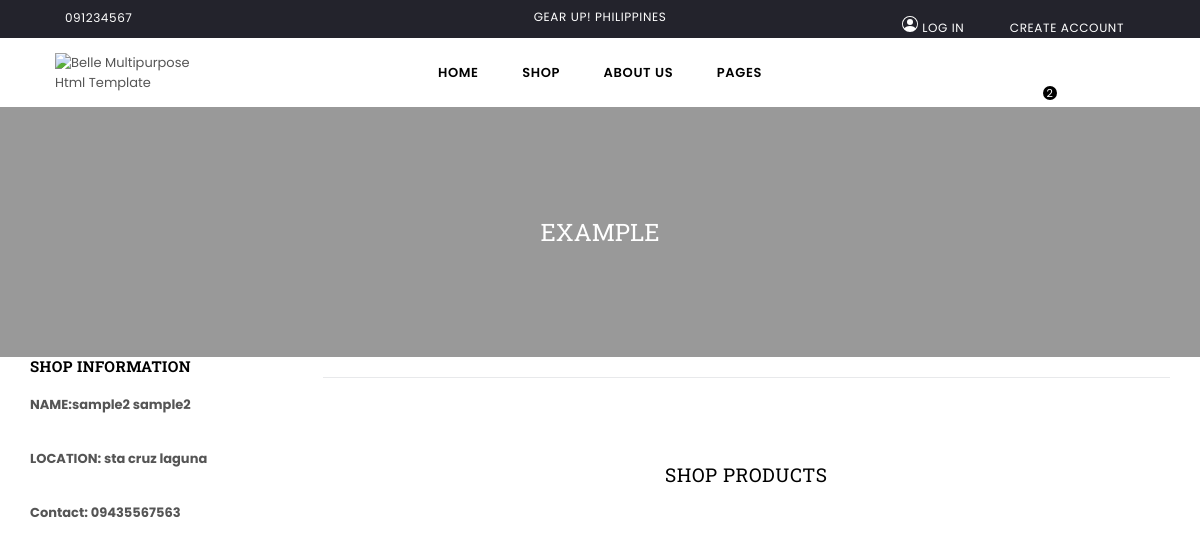
/view_shop/589d453003 (signed in), run on the app's committed database.
### tables this page shows
CREATE TABLE "seller_account" (
	"id"	INTEGER,
	"first_name"	TEXT,
	"last_name"	TEXT,
	"email"	TEXT,
	"password"	TEXT,
	"role"	TEXT,
	"shop_name"	TEXT,
	"location"	TEXT,
	"phone_number"	TEXT,
	"session_id"	TEXT,
	"image_filename"	TEXT,
	"shop_id"	TEXT,
	"wallet_balance"	REAL,
	PRIMARY KEY("id" AUTOINCREMENT)
);

### app.py (the view)
@app.route('/view_shop/<shop_id>', methods=['GET', 'POST'])
def view_shop(shop_id):
    conn = get_db_connection()
    cursor = conn.cursor()
    cursor.execute('SELECT * FROM seller_account WHERE shop_id = ?', (shop_id,))
    seller = cursor.fetchone()
    if seller:
        shop_name = seller[6]  # Accessing the first tuple in the list
        contact = seller[8]
        banner = seller[10]
        first = seller[1]
        last = seller[2]
        location = seller[7]
        image_filename = seller[10]  # Assuming 'image_filename' is at index 10 in the tuple
        cursor.execute('SELECT * FROM products WHERE shop_id = ?', (shop_id,))
        products = cursor.fetchall()
        cursor.close()
        conn.close()
        return render_template('view_shop.html', seller=seller, products=products, shop_name=shop_name, contact=contact, banner=banner, first=first, last=last, location=location, image_filename=image_filename)
    else:
        cursor.close()
        conn.close()
        flash('Seller not found', 'error')
        return redirect(url_for('some_error_page'))

### app.py (called while the page is built)
@app.teardown_appcontext
def close_connection(exception):
    db = getattr(g, 'db', None)  # Use 'db' instead of '_database'
    if db is not None:
        db.close()

def get_db_connection():
    return sqlite3.connect('users.db')

### templates/view_shop.html (shortened to what this page needs)
<!DOCTYPE html>
<html lang="en">
<head>
    <link rel="stylesheet" href="https://cdnjs.cloudflare.com/ajax/libs/animate.css/4.1.1/animate.min.css"
 />
    <link rel="stylesheet" href="https://cdn.jsdelivr.net/npm/sweetalert2@11.1.4/dist/sweetalert2.min.css">
    <link rel="stylesheet" href="/static/assets/css/plugins.css">
    <link rel="stylesheet" href="/static/assets/css/bootstrap.min.css">
    <link rel="stylesheet" href="/static/assets/css/style.css">
    <link rel="stylesheet" href="/static/assets/css/responsive.css">
</head>
<body>
<body>
    <div class="pageWrapper">
     <div class="top-header">
        <div class="container-fluid">
            <div class="row">
            	<div class="col-10 col-sm-8 col-md-5 col-lg-4">
                    <p class="phone-no"><i class="anm anm-phone-s"></i>091234567</p>
                </div>
                <div class="col-sm-4 col-md-4 col-lg-4 d-none d-lg-none d-md-block d-lg-block">
                	<div class="text-center"><p class="top-header_middle-text">GEAR UP! PHILIPPINES</p></div>
                </div>
<div class="col-2 col-sm-4 col-md-3 col-lg-4 text-right">
    <ul class="customer-links list-inline">
        {% if logged_in %}
            <li class="nav-item">
                {% if user_exist %}
                    <a class="nav-link" href="/sellerpage">View Shop</a>
                {% else %}
                    <a class="nav-link" href="{{ url_for('seller_registration') }}">Start Selling</a>
                {% endif %}
            </li>
            <li class="nav-item">
                <a class="nav-link bi bi-person-circle" href="#" onclick="showProfileMenu()">
                    <svg xmlns="http://www.w3.org/2000/svg" width="16" height="16" fill="currentColor" class="bi bi-person-circle" viewBox="0 0 16 16">
                        <path d="M11 6a3 3 0 1 1-6 0 3 3 0 0 1 6 0z" />
                        <path fill-rule="evenodd" d="M0 8a8 8 0 1 1 16 0A8 8 0 0 1 0 8zm8-7a7 7 0 0 0-5.468 11.37C3.242 11.226 4.805 10 8 10s4.757 1.225 5.468 2.37A7 7 0 0 0 8 1z" />
                    </svg>
                    {{ email }}
                    <i class="bi bi-caret-down-square-fill">
                        <svg xmlns="http://www.w3.org/2000/svg" width="16" height="16" fill="currentColor" class="bi bi-caret-down-square-fill" viewBox="0 0 16 16">
                            <path d="M0 2a2 2 0 0 1 2-2h12a2 2 0 0 1 2 2v12a2 2 0 0 1-2 2H2a2 2 0 0 1-2-2zm4 4a.5.5 0 0 0-.374.832l4 4.5a.5.5 0 0 0 .748 0l4-4.5A.5.5 0 0 0 12 6z"/>
                        </svg>
                    </i>
                </a>
            </li>
        {% else %}
            <li class="nav-item">
                <a class="nav-link bi bi-person-circle" href="{{ url_for('login') }}">
                    Log In
                </a>
            </li>
            <li class="nav-item">
                <a class="nav-link" href="{{ url_for('register') }}">Create Account</a>
            </li>
        {% endif %}
    </ul>
</div>
            </div>
        </div>
    </div>
    <div class="header-wrap animated d-flex">
    	<div class="container-fluid">
            <div class="row align-items-center">
                <div class="logo col-md-1 col-lg-2 d-none d-lg-block">
                    <a href="{{ url_for('index') }}">
                        <img src="/static/assets/images/sport/grearuplogo.png" alt="Belle Multipurpose Html Template" title="Belle Multipurpose Html Template">
                    </a>
                </div>
                <div class="col-2 col-sm-3 col-md-3 col-lg-8">
                	<nav class="grid__item" id="AccessibleNav">
                        <ul id="siteNav" class="site-nav medium center hidearrow">
                            <li class="lvl1 parent megamenu"><a href="{{ url_for('index') }}">Home </a>
                            </li>
                            <li class="lvl1 parent megamenu"><a href="{{ url_for('shop') }}">Shop </a>
                            </li>
                            <li class="lvl1 parent megamenu"><a href="{{ url_for('aboutus') }}">About Us </a>
                        </li>
                        <li class="lvl1 parent dropdown"><a href="#">Pages </a>
                    </nav>
                </div>
                <div class="col-3 col-sm-2 col-md-1 col-lg-1">
                    <div class="site-header__search ml-3">
                    	<button type="button" class="search-trigger"><i class="icon anm anm-search-l"></i></button>
                    </div>
                	<div class="site-cart">
                    	<a href="#;" class="site-header__cart" title="Cart">
                        	<i class="icon anm anm-bag-l"></i>
                            <span id="CartCount" class="site-header__cart-count" data-cart-render="item_count">2</span>
                        </a>
                        </div>
                    </div>
                </div>
        	</div>
        </div>
    </div>
    <div class="collection-header">
        <div class="collection-hero">
            <div class="collection-hero__image">
            </div>
            <div class="collection-hero__title-wrapper">
                <h1 class="collection-hero__title page-width">{{ shop_name }}</h1>
            </div>
        </div>
    </div>
    <div class="container">
        <div class="row">
            <div class="col-12 col-sm-12 col-md-3 col-lg-3 sidebar filterbar">
                <div class="sidebar_tags">
                    <div class="sidebar_widget">
                        <div class="widget-title"><h2 style="font-weight: bold;">SHOP INFORMATION</h2></div>
                        <div class="widget-content">
                            <p style="font-weight: bold;">NAME:{{ first }}  {{ last }}  </p>
                            <br>
                            <p style="font-weight: bold;">LOCATION: {{location}} </p>
                            <br>
                            <p style="font-weight: bold;">Contact: {{ contact }}</p>
                        </div>
                    </div>
                </div>
            </div>
            <div class="col-12 col-sm-12 col-md-9 col-lg-9 main-col">
                <div class="category-description">
                    <hr>
                </div>
                <div class="productList">
                    <div class="toolbar">
                        <div class="filters-toolbar-wrapper">
                            <div class="row">
                                <div class="col-4 col-md-4 col-lg-4 filters-toolbar__item collection-view-as d-flex justify-content-start align-items-center">
                                </div>
                                <div class="col-4 col-md-4 col-lg-4 text-right">
                                </div>
                            </div>
                        </div>
                    </div>
                    <div>
                        <div class="product-rows section">
                        <div class="container">
                            <div class="row">
                                <div class="col-12 col-sm-12 col-md-12 col-lg-12">
                                    <div class="section-header text-center">
                                        <h2 class="h2">SHOP PRODUCTS</h2>
                                    </div>
                                </div>
                            </div>
                    </div>
</body>
</html>

### data on the page
seller_account: shop_name "EXAMPLE", first_name "sample2", last_name "sample2", location "sta cruz laguna", phone_number "09435567563"
